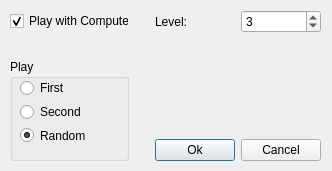
<?xml version="1.0" encoding="UTF-8"?>
<ui version="4.0">
 <class>NewGameDialog</class>
 <widget class="QDialog" name="NewGameDialog">
  <property name="geometry">
   <rect>
    <x>0</x>
    <y>0</y>
    <width>332</width>
    <height>171</height>
   </rect>
  </property>
  <property name="windowTitle">
   <string>New Game</string>
  </property>
  <widget class="QWidget" name="gridLayoutWidget">
   <property name="geometry">
    <rect>
     <x>10</x>
     <y>10</y>
     <width>311</width>
     <height>151</height>
    </rect>
   </property>
   <layout class="QGridLayout" name="gridLayout">
    <item row="0" column="3">
     <widget class="QSpinBox" name="level_spinBox">
      <property name="sizePolicy">
       <sizepolicy hsizetype="MinimumExpanding" vsizetype="Minimum">
        <horstretch>0</horstretch>
        <verstretch>0</verstretch>
       </sizepolicy>
      </property>
      <property name="minimum">
       <number>1</number>
      </property>
      <property name="maximum">
       <number>7</number>
      </property>
      <property name="value">
       <number>3</number>
      </property>
     </widget>
    </item>
    <item row="0" column="0">
     <widget class="QCheckBox" name="computer_checkBox">
      <property name="text">
       <string>Play with Computer</string>
      </property>
      <property name="checked">
       <bool>true</bool>
      </property>
     </widget>
    </item>
    <item row="1" column="0">
     <spacer name="verticalSpacer">
      <property name="orientation">
       <enum>Qt::Vertical</enum>
      </property>
      <property name="sizeType">
       <enum>QSizePolicy::Fixed</enum>
      </property>
      <property name="sizeHint" stdset="0">
       <size>
        <width>20</width>
        <height>20</height>
       </size>
      </property>
     </spacer>
    </item>
    <item row="2" column="0">
     <widget class="QGroupBox" name="groupBox">
      <property name="title">
       <string>Play </string>
      </property>
      <widget class="QWidget" name="verticalLayoutWidget">
       <property name="geometry">
        <rect>
         <x>10</x>
         <y>20</y>
         <width>111</width>
         <height>65</height>
        </rect>
       </property>
       <layout class="QVBoxLayout" name="verticalLayout">
        <property name="sizeConstraint">
         <enum>QLayout::SetMaximumSize</enum>
        </property>
        <item>
         <widget class="QRadioButton" name="First_radioButton">
          <property name="text">
           <string>First</string>
          </property>
         </widget>
        </item>
        <item>
         <widget class="QRadioButton" name="Second_radioButton">
          <property name="text">
           <string>Second</string>
          </property>
         </widget>
        </item>
        <item>
         <widget class="QRadioButton" name="Random_radioButton">
          <property name="text">
           <string>Random</string>
          </property>
          <property name="checked">
           <bool>true</bool>
          </property>
         </widget>
        </item>
       </layout>
      </widget>
     </widget>
    </item>
    <item row="2" column="1">
     <spacer name="verticalSpacer_2">
      <property name="orientation">
       <enum>Qt::Vertical</enum>
      </property>
      <property name="sizeHint" stdset="0">
       <size>
        <width>20</width>
        <height>40</height>
       </size>
      </property>
     </spacer>
    </item>
    <item row="0" column="2">
     <widget class="QLabel" name="label_2">
      <property name="text">
       <string>Level: </string>
      </property>
     </widget>
    </item>
    <item row="0" column="1">
     <spacer name="horizontalSpacer">
      <property name="orientation">
       <enum>Qt::Horizontal</enum>
      </property>
      <property name="sizeHint" stdset="0">
       <size>
        <width>40</width>
        <height>20</height>
       </size>
      </property>
     </spacer>
    </item>
    <item row="2" column="2">
     <layout class="QVBoxLayout" name="verticalLayout_2">
      <item>
       <spacer name="verticalSpacer_3">
        <property name="orientation">
         <enum>Qt::Vertical</enum>
        </property>
        <property name="sizeHint" stdset="0">
         <size>
          <width>20</width>
          <height>40</height>
         </size>
        </property>
       </spacer>
      </item>
      <item>
       <widget class="QPushButton" name="ok_pushButton">
        <property name="text">
         <string>Ok</string>
        </property>
       </widget>
      </item>
     </layout>
    </item>
    <item row="2" column="3">
     <layout class="QVBoxLayout" name="verticalLayout_3">
      <item>
       <spacer name="verticalSpacer_4">
        <property name="orientation">
         <enum>Qt::Vertical</enum>
        </property>
        <property name="sizeHint" stdset="0">
         <size>
          <width>20</width>
          <height>40</height>
         </size>
        </property>
       </spacer>
      </item>
      <item>
       <widget class="QPushButton" name="cancel_pushButton">
        <property name="text">
         <string>Cancel</string>
        </property>
       </widget>
      </item>
     </layout>
    </item>
   </layout>
  </widget>
 </widget>
 <resources/>
 <connections/>
</ui>
